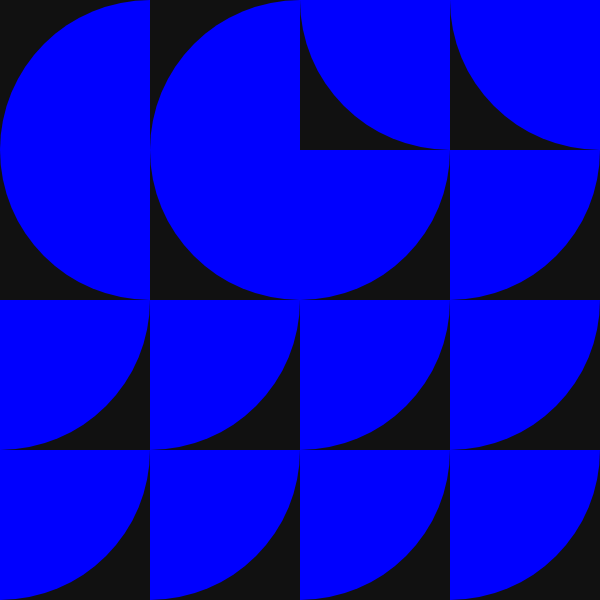
Frame 1 (no input)
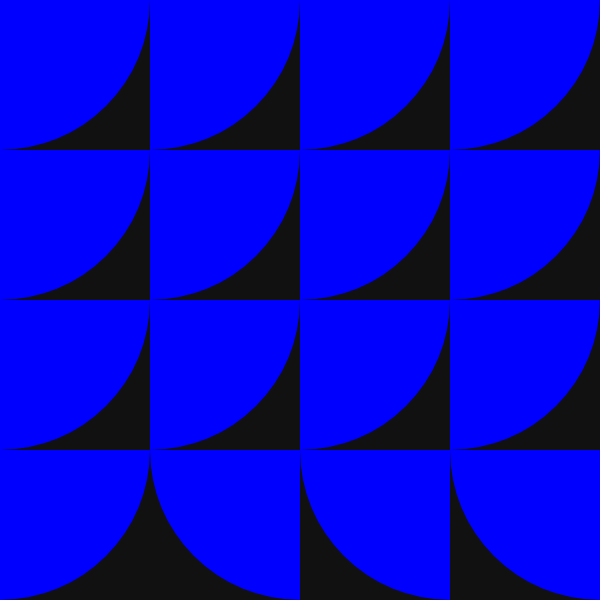
Frame 60 (no input)
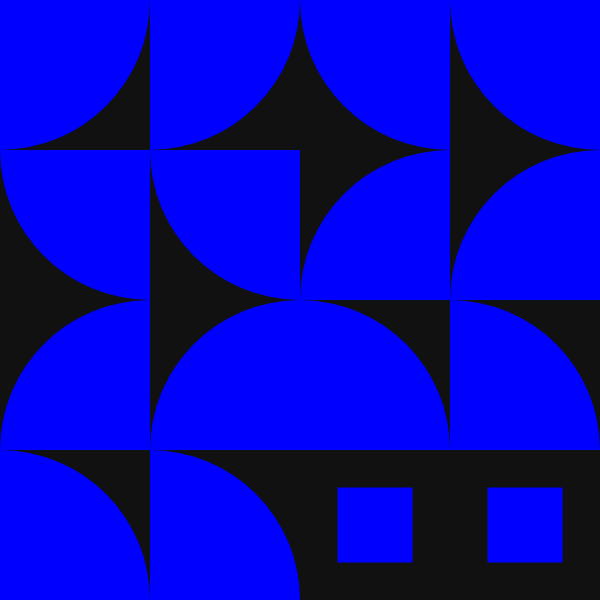
Frame 120 (the mouse pressed at the canvas centre since frame 60)

The p5.js sketch that drew these frames (run headless with seeded random() and noise() and a simulated clock; from frame 60 on, the mouse is pressed at the canvas centre):

// p5.js sketch
// ── sketch.js
const bg = '#111';
const fg = '#00f';

const tileX = 4;
const tileY = tileX;

function setup () {
  createCanvas(600, 600);
}

function draw () {
  background(bg);
  fill(fg);
  noStroke();

  const tileW = width / tileX;
  const tileH = height / tileY;

  for (let x = 0; x < tileX; x++) {
    for (let y = 0; y < tileY; y++) {
      const posX = tileW * x;
      const posY = tileH * y;

      const wave = sin(radians(frameCount + x * 10 + y * 23));
      const mappedWave = map(wave, 1, -1, 0, 6);
      const selector = int(mappedWave);

      push();
        translate(posX, posY);
        drawTile(selector, tileW, tileH);
      pop();
    }
  }
}

function drawTile(selector, tileW, tileH) {
  const tH = tileH * 2;
  const tW = tileW * 2;

  switch (selector) {
    case 0:
      return arc(0, 0, tW, tH, radians(0), radians(90));
    case 1:
      return arc(tileW, 0, tW, tH, radians(90), radians(180));
    case 2:
      return arc(tileW, tileH, tW, tH, radians(180), radians(270));
    case 3:
      return arc(0, tileH, tW, tH, radians(270), radians(360));
    case 4:
      return rect(tileW / 4, tileH / 4, tileW / 2, tileH / 2);
    default:
      return rect(0, 0, tileW, tileH);
  }
}
